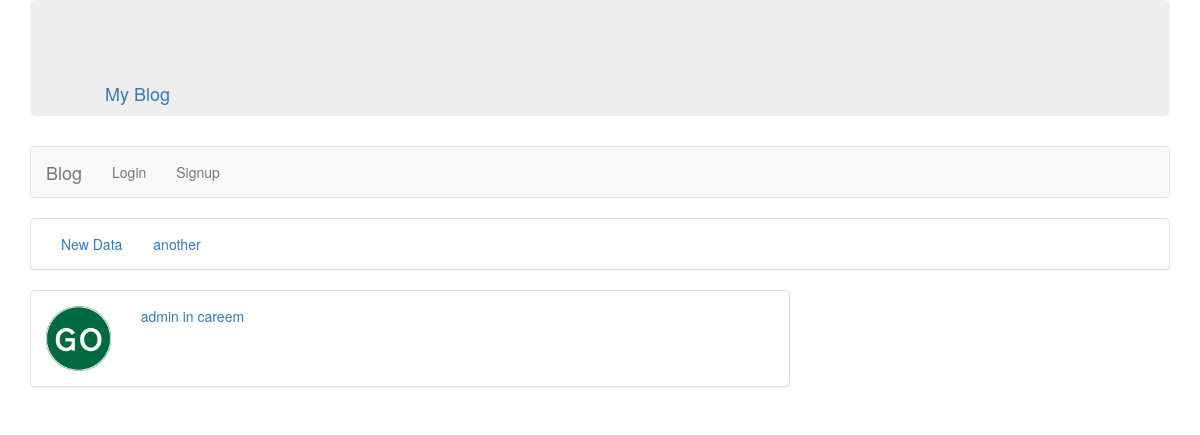
Screenshot of /blog/ with the database file from the repository.
### blogs/models.py (models this page shows, shortened)
class Category(models.Model):
    title = models.CharField(max_length=100)
    slug = models.SlugField(max_length=100, db_index=True)
    hidden = models.BooleanField(default=False)

class Blog(models.Model):
    title = models.CharField(max_length=100)
    author = models.OneToOneField(User, related_name='blog')
    created_at = models.DateField(auto_now_add=True)
    slug = models.SlugField(max_length=100, unique=True)

### blogs/blog_views.py (the view)
# urls.py: url(r'^blog/$', BlogListView.as_view(), name='blog-list'),
class BlogListView(APIView):
    renderer_classes = [TemplateHTMLRenderer]
    template_name = 'blogs.html'
    serializer_class = BlogSerializer
    authentication_classes = (SessionAuthentication, BasicAuthentication)
    def get(self, request, format=None):
        categories = utils.get_all_visible_categories()
        auth = request.user.is_authenticated()
        return Response(
            {'blogs': Blog.objects.all(), 'user': auth, 'categories': categories, 'logged_in_user': request.user})

### blogs/utils.py (called while the page is built)
def get_all_visible_categories():
    return Category.objects.filter(hidden=False)

### blogs/templates/blogs.html
{% extends 'base.html' %}
{% load rest_framework %}
{% load static %}
{% block content %}
    <div class="col-md-8" style="padding-right: 0; padding-left: 0;">
        {% for blog in blogs %}
            <a href="{% url 'blog-post-details' username=blog.author.username %}">
                <div class="panel panel-default">
                    <div class="panel-body">
                        <div class="row">
                            <div class="col-md-9 col-sm-9 col-xs-9">
                                <div class="row">
                                    <div class="col-md-2 col-sm-2 col-xs-2">
                                        <img style="width: 100%;display: block;" src="{% static "go.gif" %}">
                                    </div>
                                    <div class="col-md-10 col-sm-10 col-xs-10">
                                        <span>{{ blog.author }} in {{ blog.title }}</span><br>
                                    </div>
                                </div>
                            </div>
                            <div class="col-md-3 col-sm-3 col-xs-3">
                            </div>
                        </div>
                    </div>
                </div>
            </a>
        {% endfor %}
    </div>
    <div class="col-md-4"></div>
{% endblock %}

### blogs/templates/base.html (shortened to what this page needs)
<!DOCTYPE html>
{% load static %}
<html lang="en">
<head>
    <link href='{% static "bootstrap/css/bootstrap.min.css" %}' rel="stylesheet">
    <link href='{% static "default.css" %}' rel="stylesheet">
</head>
<body>
<div class="container">
    <div class="jumbotron">
        <h1><a class="navbar-brand" href="{% url 'post_list' %}">My Blog</a></h1>
    </div>
    <nav class="navbar navbar-default">
        <div class="container-fluid">
            <div class="navbar-header">
                <a class="navbar-brand" href="{% url 'post_list' %}">Blog</a>
            </div>
            <ul class="nav navbar-nav">
                <li>
                    {% if user %}
                        <li>
                            <a href="{% url 'add_post' %}">New Post</a>
                        </li>
                        <li>
                            <a href="{% url 'logout' %}">Logout</a>
                        </li>
                    {% else %}
                        <li>
                            <a href="{% url 'login' %}">Login</a>
                        </li>
                        <li>
                            <a href="{% url 'register-user' %}">Signup</a>
                        </li>
                    {% endif %}
                </li>
            </ul>
        </div>
    </nav>
    {% if categories %}
        <div class="panel panel-default">
            <div class="panel-body">
                {% for category in categories %}
                    <div class="col-lg-1 {% if selected_cat == category.slug %}bg-success text-white{% endif %}"><a
                            href="{% url 'post_list' %}?cat={{ category.slug }}">{{ category.title }}</a></div>
                {% endfor %}
            </div>
        </div>
    {% endif %}
    <div class="row">
        <div class="col-sm-12">
            {% block content %}{% endblock %}
        </div>
    </div>
</div>
</body>
</html>

### rows the page displays
Category: title "New Data"
Category: title "another"
Blog: author "admin", title "careem"
